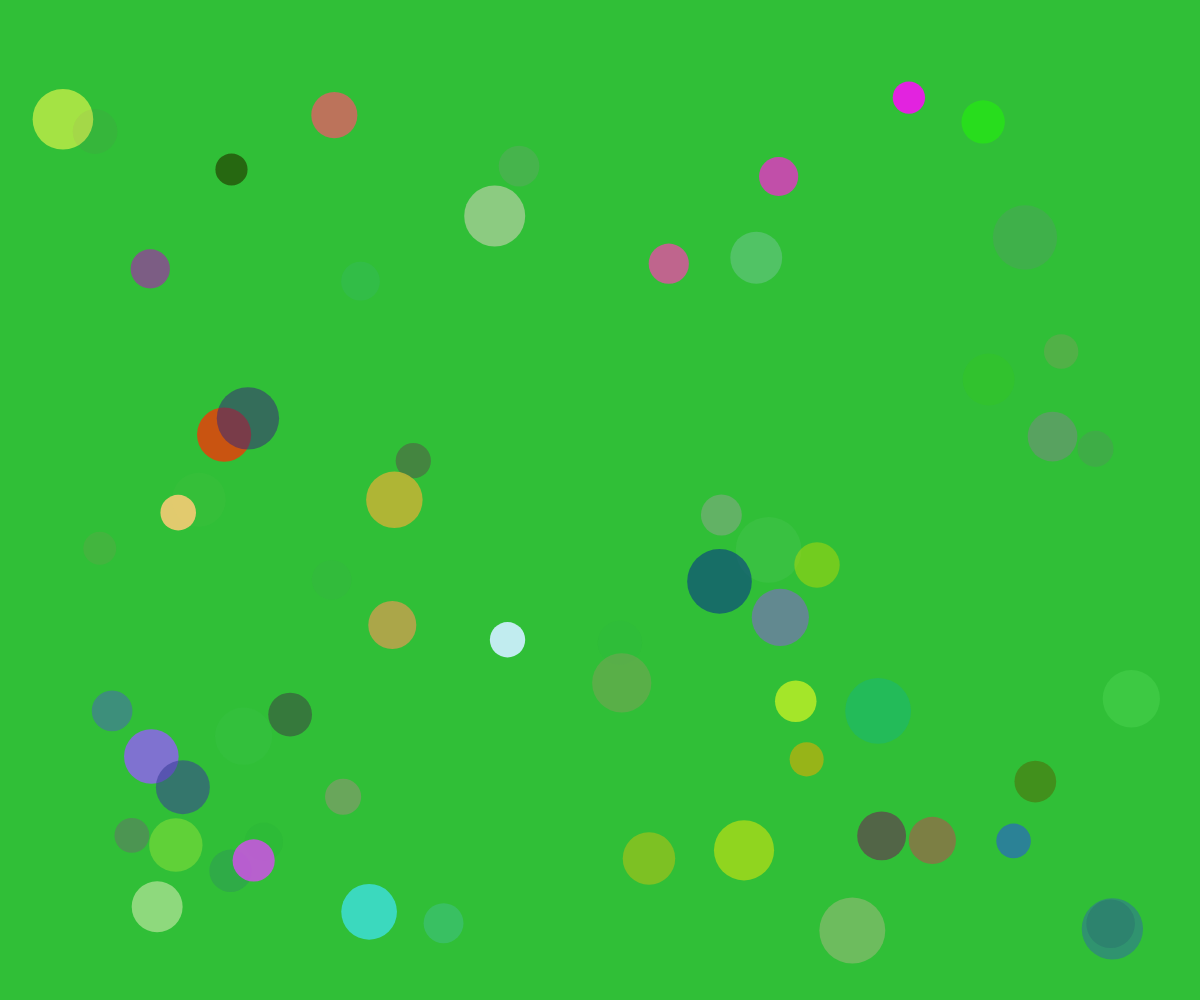
Frame 1 (no input)
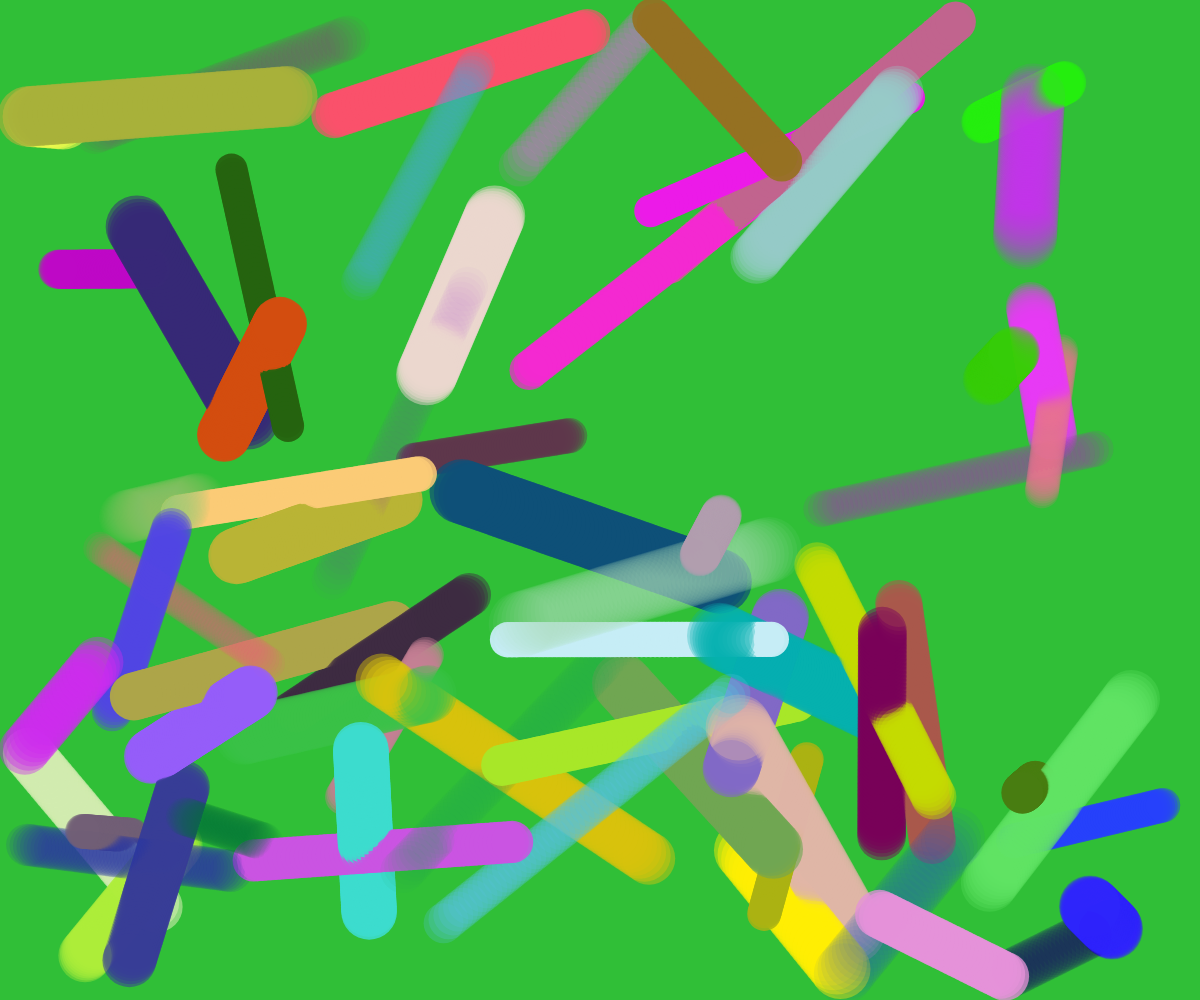
Frame 60 (no input)
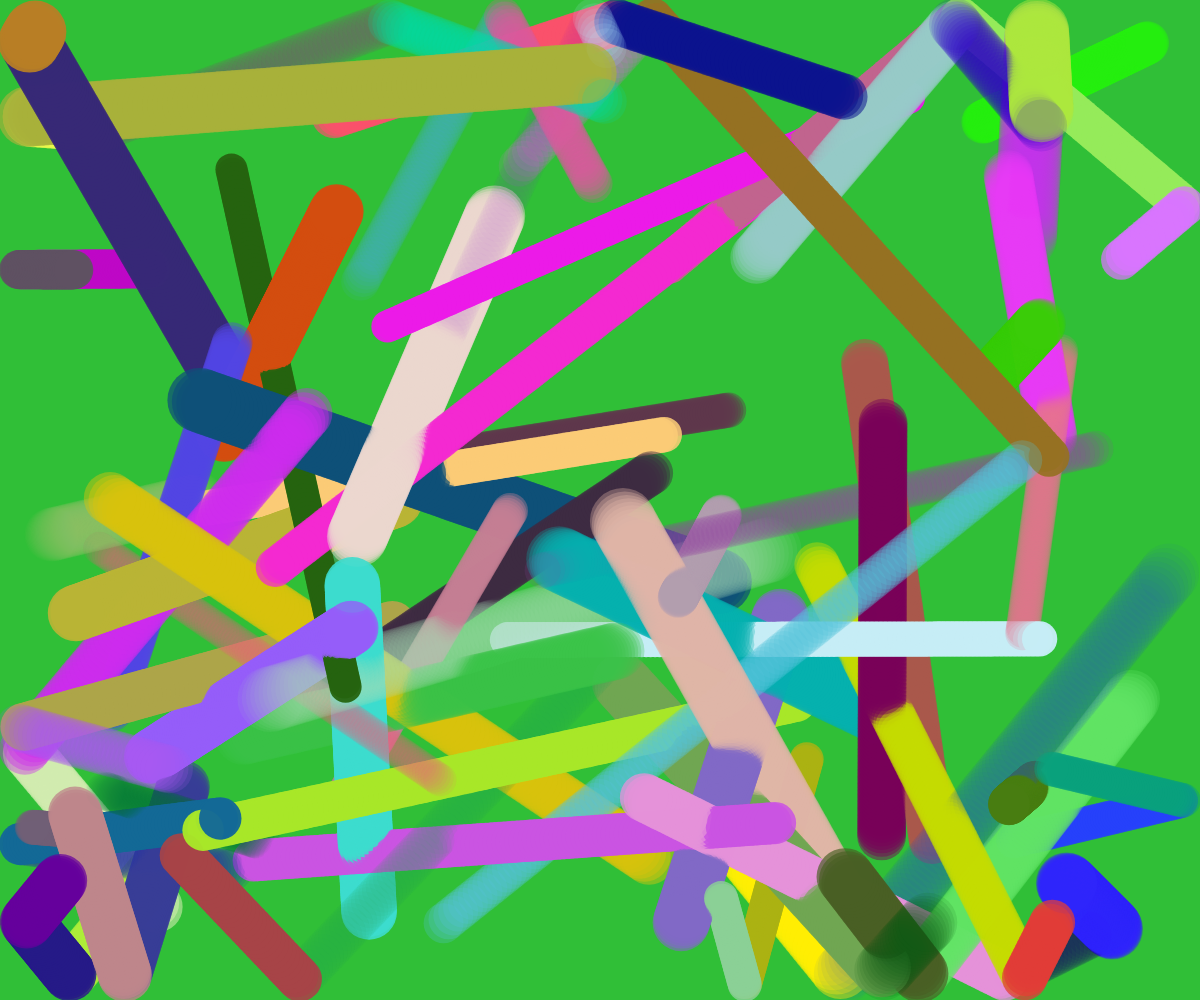
Frame 120 (the mouse pressed at the canvas centre since frame 60)

The p5.js sketch that drew these frames (run headless with seeded random() and noise() and a simulated clock; from frame 60 on, the mouse is pressed at the canvas centre):

// p5.js sketch
// ── sketch.js
// modification of ball bounce example from with multiple balls
// https://editor.p5js.org/whatmakeart/sketches/36YIBlx3Z

// create a Ball class to have multiple independent ball objects
class Ball {
  // constructor is like a setup() function for the class
  constructor(x, y, size, speedX, speedY) {
    this.x = x;
    this.y = y;
    this.size = size;
    this.speedX = speedX;
    this.speedY = speedY;
    this.r = random(255); // initial random red value
    this.g = random(255); // initial random green value
    this.b = random(255); // initial random blue value
    this.a = random(255); // initial random alpha value
  }

  // create a move method / function
  // in the previous sketch this was x = x + speedX; and y = y + SpeedY;
  // and both incrementors were in the draw() function in the draw() function
  // since it is a class the "this" keyword is needed for the variables
  move() {
    this.x = this.x + this.speedX; // could be shortened but left explicit for clarity
    this.y = this.y + this.speedY; // could be shortened but left explicit for clarity

    if (this.x >= width - this.size / 2 || this.x <= this.size / 2) {
      // reverses the X speed by multiplying by -1
      this.speedX = this.speedX * -1; // could be shortened but left explicit for clarity
      this.changeColor(); // same as previous example but now a method of the class
    }
    if (this.y > height - this.size / 2 || this.y < this.size / 2) {
      // reverses the Y speed by multiplying by -1
      this.speedY = this.speedY * -1; // could be shortened but left explicit for clarity
      this.changeColor(); // same as previous example but now a method of the class
    }
  }

  // create a display method / function for drawing the ellipse / ball
  display() {
    fill(this.r, this.g, this.b, this.a); // was previously in the draw function
    ellipse(this.x, this.y, this.size, this.size); // was previously in the draw function
  }
  
  // method to change the color of each ball
  changeColor() {
    this.r = random(255);
    this.g = random(255);
    this.b = random(255);
    this.a = random(255);
  }
}

// create the balls array to hold the Ball objects
let balls = [];

let numBalls;
let ballMinSize = 32;
let ballMaxSize = 66;

function setup() {
  createCanvas(windowWidth, windowHeight);
  numBalls = random(15, 80); // random number of initial balls created
  // create the list / array of balls
  for (let i = 0; i < numBalls; i++) {
    balls.push(
      new Ball(
        random(ballMaxSize, width - ballMaxSize),
        random(ballMaxSize, height - ballMaxSize),
        random(ballMinSize, ballMaxSize),
        random(-5, 5),
        random(-5, 5)
      )
    );
  }
  noStroke(); // remove the stroke
  background(random(255), random(255), random(255)); // start with random color background
}

function draw() {
  //background(0, 150, 100); // You can comment this out for a trail effect
  for (let i = 0; i < balls.length; i++) {
    // move is still in the draw function but now is a method from the Ball class working on the [i] object
    balls[i].move();
    // display is still in the draw function but now is a method from the Ball class working on the [i] object
    balls[i].display();
  }
}

// built in p5.js window resize function
function windowResized() {
  resizeCanvas(windowWidth, windowHeight);
}
